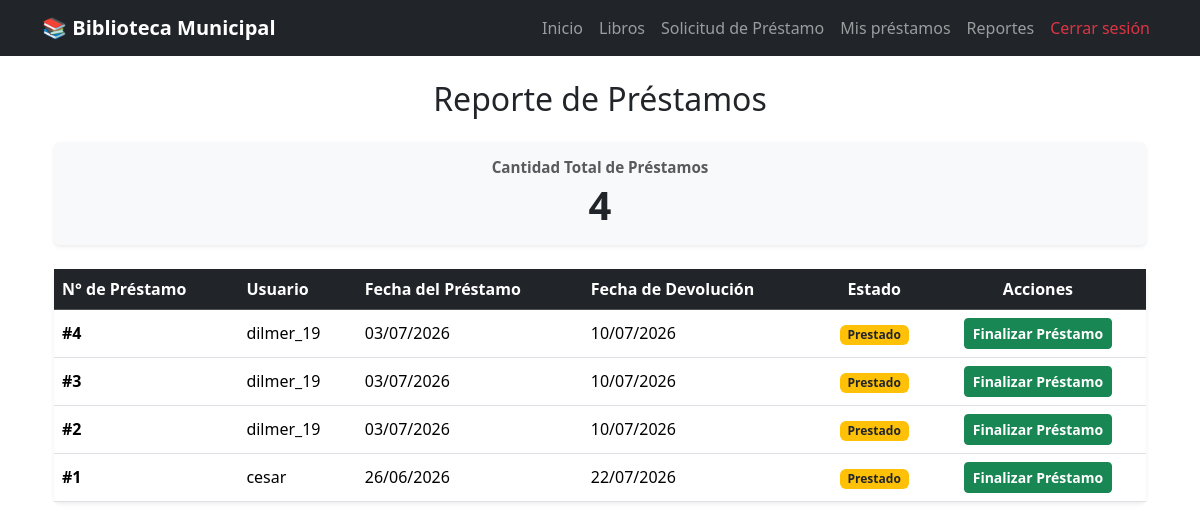
/reporte-prestamos/ (signed in), run on an earlier commit of the app's database.
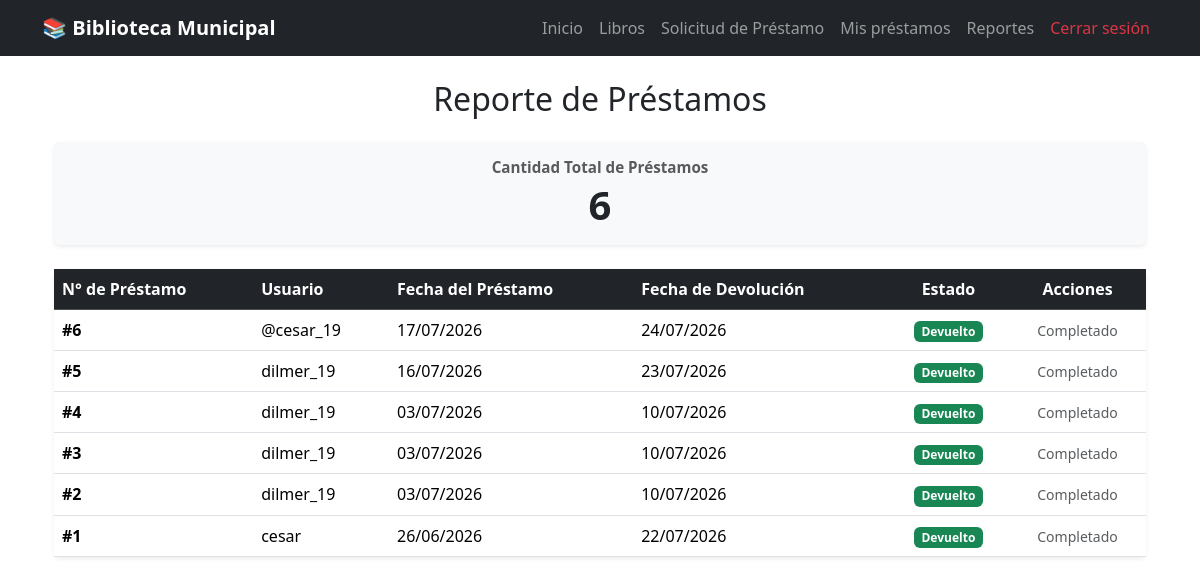
And on a later commit of the database.
### pedidos/models.py (models this page shows, shortened)
class Prestamo(models.Model):
    ESTADOS = [
        ('Prestado','Prestado'),
        ('Devuelto','Devuelto'),
        ('Retrasado','Retrasado'),
    ]
    estudiante = models.ForeignKey(
        User,
        on_delete=models.CASCADE
    )
    libros = models.ManyToManyField(
        Libro,
        through='DetallePrestamo'
    )
    fecha_prestamo = models.DateField(
        auto_now_add=True
    )
    fecha_devolucion = models.DateField()
    estado = models.CharField(
        max_length=20,
        choices=ESTADOS,
        default="Prestado"
    )

### pedidos/views.py (the view)
@login_required
def reporte_prestamos(request):
    prestamos = Prestamo.objects.all().order_by("-id")
    cantidad_total = prestamos.count()
    prestados = prestamos.filter(estado="Prestado").count()
    devueltos = prestamos.filter(estado="Devuelto").count()
    retrasados = prestamos.filter(estado="Retrasado").count()
    return render(
        request,
        "prestamos/reporte_prestamos.html",
        {
            "prestamos": prestamos,
            "cantidad_total": cantidad_total,
            "prestados": prestados,
            "devueltos": devueltos,
            "retrasados": retrasados,
        }
    )

### pedidos/templates/prestamos/reporte_prestamos.html
{% extends "base.html" %}
{% block content %}
<div class="container mt-4">
    <h2 class="mb-4 text-center">
        Reporte de Préstamos
    </h2>
    <div class="row g-3 mb-4">
        <div class="col-md-12">
            <div class="card shadow-sm border-0 bg-light p-3 text-center">
                <h5 class="text-muted mb-1" style="font-size: 0.95rem; font-weight:600;">
                    Cantidad Total de Préstamos
                </h5>
                <p class="display-6 fw-bold text-dark mb-0">
                    {{ cantidad_total }}
                </p>
            </div>
        </div>
    </div>
    <div class="card shadow-sm border-0">
        <div class="table-responsive">
            <table class="table table-hover align-middle mb-0">
                <thead class="table-dark">
                    <tr>
                        <th>N° de Préstamo</th>
                        <th>Usuario</th>
                        <th>Fecha del Préstamo</th>
                        <th>Fecha de Devolución</th>
                        <th class="text-center">Estado</th>
                        <th class="text-center">Acciones</th>
                    </tr>
                </thead>
                <tbody>
                    {% for prestamo in prestamos %}
                    <tr>
                        <td>
                            <strong>#{{ prestamo.id }}</strong>
                        </td>
                        <td>
                            {{ prestamo.estudiante.get_full_name|default:prestamo.estudiante.username }}
                        </td>
                        <td>
                            {{ prestamo.fecha_prestamo|date:"d/m/Y" }}
                        </td>
                        <td>
                            {{ prestamo.fecha_devolucion|date:"d/m/Y" }}
                        </td>
                        <td class="text-center">
                            {% if prestamo.estado == "Prestado" %}
                                <span class="badge bg-warning text-dark">
                                    Prestado
                                </span>
                            {% elif prestamo.estado == "Devuelto" %}
                                <span class="badge bg-success">
                                    Devuelto
                                </span>
                            {% elif prestamo.estado == "Retrasado" %}
                                <span class="badge bg-danger">
                                    Retrasado
                                </span>
                            {% endif %}
                        </td>
                        <td class="text-center">
                            {% if prestamo.estado != "Devuelto" %}
                                <a href="{% url 'devolver_libro' prestamo.id %}"
                                   class="btn btn-sm btn-success fw-bold"
                                   onclick="return confirm('¿Estás seguro de que deseas finalizar este préstamo y registrar la devolución?');">
                                    Finalizar Préstamo
                                </a>
                            {% else %}
                                <span class="text-muted small">Completado</span>
                            {% endif %}
                        </td>
                    </tr>
                    {% empty %}
                    <tr>
                        <td colspan="6" class="text-center text-muted py-4">
                            No existen préstamos registrados.
                        </td>
                    </tr>
                    {% endfor %}
                </tbody>
            </table>
        </div>
    </div>
</div>
{% endblock %}

### pedidos/templates/base.html (shortened to what this page needs)
{% load static %}
<!DOCTYPE html>
<html lang="es">
<head>
    <link href="https://cdn.jsdelivr.net/npm/bootstrap@5.3.3/dist/css/bootstrap.min.css" rel="stylesheet">
</head>
<body>
    <nav class="navbar navbar-expand-lg navbar-dark bg-dark">
        <div class="container">
            <a class="navbar-brand fw-bold" href="{% url 'inicio' %}">
                📚 Biblioteca Municipal
            </a>
            <div class="collapse navbar-collapse" id="navbarNav">
                <div class="navbar-nav ms-auto">
                    <a class="nav-link" href="{% url 'inicio' %}">
                        Inicio
                    </a>
                    <a class="nav-link" href="{% url 'lista_libros' %}">
                        Libros
                    </a>
                    <a class="nav-link" href="{% url 'ver_carrito' %}">
                        Solicitud de Préstamo
                    </a>
                    <a class="nav-link" href="{% url 'mis_prestamos' %}">
                        Mis préstamos
                    </a>
                    <a class="nav-link" href="{% url 'reporte_prestamos' %}">
                        Reportes
                    </a>
                    {% if user.is_authenticated %}
                    <a class="nav-link text-danger" href="{% url 'logout' %}">
                        Cerrar sesión
                    </a>
                    {% else %}
                    <a class="nav-link" href="{% url 'login' %}">
                        Iniciar sesión
                    </a>
                    {% endif %}
                </div>
            </div>
        </div>
    </nav>
    <div class="container mt-4">
        {% block content %}
        {% endblock %}
    </div>
</body>
</html>

What changed in the data, as far as the page shows it:
added Prestamo: id "6", estudiante.get_full_name "@cesar_19", fecha_prestamo "17/07/2026", fecha_devolucion "24/07/2026", estado "Devuelto"
added Prestamo: id "5", estudiante.get_full_name "dilmer_19", fecha_prestamo "16/07/2026", fecha_devolucion "23/07/2026", estado "Devuelto"
changed Prestamo id 4: estado "Prestado Finalizar Préstamo" → "Devuelto Completado"
changed Prestamo id 3: estado "Prestado Finalizar Préstamo" → "Devuelto Completado"
changed Prestamo id 2: estado "Prestado Finalizar Préstamo" → "Devuelto Completado"
changed Prestamo "cesar": estado "Prestado Finalizar Préstamo" → "Devuelto Completado"
Also different on the page:
{{ cantidad_total }}: "4" → "6"
